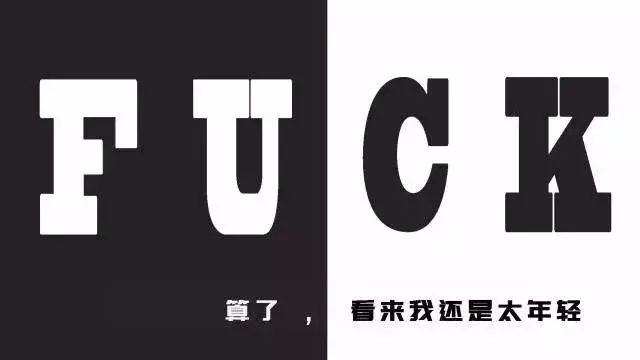
#> input picture code/Python-basics/timg.jpg, 640 x 360 px
$ python python-stdlib-04.py timg.jpg
#> lines starting #> are read from the running program, lines starting #| are printed output that depends on the picture
# -*- coding: UTF-8 -*-

from PIL import Image

import argparse

parser = argparse.ArgumentParser()
parser.add_argument('file')
parser.add_argument('-o', '--output') # output file (optional)

parser.add_argument('--width', type=int, default=80) # 字符画宽度
parser.add_argument('--height', type=int, default=80) # 字符画高度

args = parser.parse_args() # 获取参数
image = args.file
output = args.output
width = args.width
height = args.height

chs = "$@B%8&WM#*oahkbdpqwmZO0QLCJUYXzcvunxrjft/\|()1{}[]?-_+~<>i!lI;:,\"^`'. "
ascii_char = list(chs)

def get_char(r, g, b, alpha=256):
    if alpha == 0:
        return ' '
    length = len(ascii_char)
    grey = int(0.2126*r + 0.7152*g + 0.0722*b)
    unit = (257)/length
    return ascii_char[int(grey/unit)]

im = Image.open(image)
#> im is the input picture: PIL image 640x360 RGB; mean R, G, B 139, 136.3, 139.1
im = im.resize((width, height), Image.NEAREST)
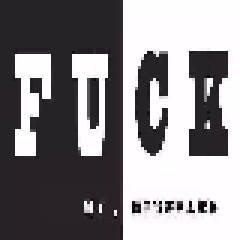
#> im: PIL image 80x80 RGB (shown 3 times larger); mean R, G, B 138.2, 135.5, 138.3

txt = ''
for i in range(height):
    for j in range(width):
        txt += get_char(*im.getpixel((j, i)))
    txt += '\n'

print(txt)
#> (printed output is left out)

with open('fun.txt', 'w', encoding='utf-8') as f:
    f.write(txt)
